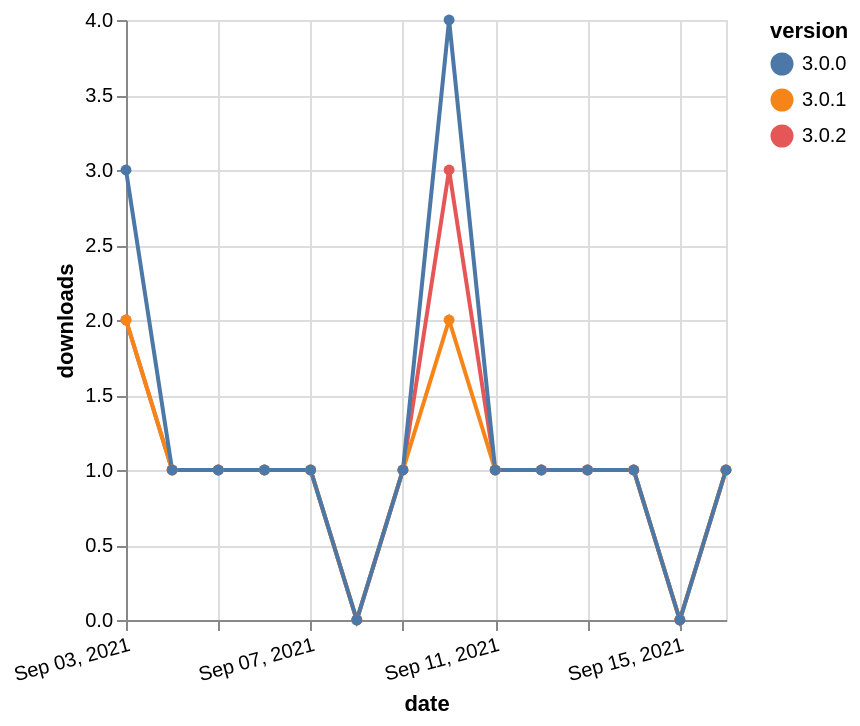

The Vega-Lite source for this figure:
### Vega-Lite specification from a JSON file in a GitHub repository (floating-point values rounded to 4 significant figures)
{"$schema": "https://vega.github.io/schema/vega-lite/v5.json", "description": "A simple bar chart with embedded data.", "data": {"values": [{"date": "2021-09-03", "total": 111, "delta": 2, "version": "3.0.2"}, {"date": "2021-09-04", "total": 112, "delta": 1, "version": "3.0.2"}, {"date": "2021-09-05", "total": 113, "delta": 1, "version": "3.0.2"}, {"date": "2021-09-06", "total": 114, "delta": 1, "version": "3.0.2"}, {"date": "2021-09-07", "total": 115, "delta": 1, "version": "3.0.2"}, {"date": "2021-09-08", "total": 115, "delta": 0, "version": "3.0.2"}, {"date": "2021-09-09", "total": 116, "delta": 1, "version": "3.0.2"}, {"date": "2021-09-10", "total": 119, "delta": 3, "version": "3.0.2"}, {"date": "2021-09-11", "total": 120, "delta": 1, "version": "3.0.2"}, {"date": "2021-09-12", "total": 121, "delta": 1, "version": "3.0.2"}, {"date": "2021-09-13", "total": 122, "delta": 1, "version": "3.0.2"}, {"date": "2021-09-14", "total": 123, "delta": 1, "version": "3.0.2"}, {"date": "2021-09-15", "total": 123, "delta": 0, "version": "3.0.2"}, {"date": "2021-09-16", "total": 124, "delta": 1, "version": "3.0.2"}, {"date": "2021-09-03", "total": 102, "delta": 2, "version": "3.0.1"}, {"date": "2021-09-04", "total": 103, "delta": 1, "version": "3.0.1"}, {"date": "2021-09-05", "total": 104, "delta": 1, "version": "3.0.1"}, {"date": "2021-09-06", "total": 105, "delta": 1, "version": "3.0.1"}, {"date": "2021-09-07", "total": 106, "delta": 1, "version": "3.0.1"}, {"date": "2021-09-08", "total": 106, "delta": 0, "version": "3.0.1"}, {"date": "2021-09-09", "total": 107, "delta": 1, "version": "3.0.1"}, {"date": "2021-09-10", "total": 109, "delta": 2, "version": "3.0.1"}, {"date": "2021-09-11", "total": 110, "delta": 1, "version": "3.0.1"}, {"date": "2021-09-12", "total": 111, "delta": 1, "version": "3.0.1"}, {"date": "2021-09-13", "total": 112, "delta": 1, "version": "3.0.1"}, {"date": "2021-09-14", "total": 113, "delta": 1, "version": "3.0.1"}, {"date": "2021-09-15", "total": 113, "delta": 0, "version": "3.0.1"}, {"date": "2021-09-16", "total": 114, "delta": 1, "version": "3.0.1"}, {"date": "2021-09-03", "total": 234, "delta": 3, "version": "3.0.0"}, {"date": "2021-09-04", "total": 235, "delta": 1, "version": "3.0.0"}, {"date": "2021-09-05", "total": 236, "delta": 1, "version": "3.0.0"}, {"date": "2021-09-06", "total": 237, "delta": 1, "version": "3.0.0"}, {"date": "2021-09-07", "total": 238, "delta": 1, "version": "3.0.0"}, {"date": "2021-09-08", "total": 238, "delta": 0, "version": "3.0.0"}, {"date": "2021-09-09", "total": 239, "delta": 1, "version": "3.0.0"}, {"date": "2021-09-10", "total": 243, "delta": 4, "version": "3.0.0"}, {"date": "2021-09-11", "total": 244, "delta": 1, "version": "3.0.0"}, {"date": "2021-09-12", "total": 245, "delta": 1, "version": "3.0.0"}, {"date": "2021-09-13", "total": 246, "delta": 1, "version": "3.0.0"}, {"date": "2021-09-14", "total": 247, "delta": 1, "version": "3.0.0"}, {"date": "2021-09-15", "total": 247, "delta": 0, "version": "3.0.0"}, {"date": "2021-09-16", "total": 248, "delta": 1, "version": "3.0.0"}]}, "width": "container", "mark": {"type": "line", "point": {"filled": true}}, "encoding": {"x": {"field": "date", "type": "temporal", "timeUnit": "yearmonthdate", "title": "date", "axis": {"labelAngle": -15}}, "y": {"field": "delta", "type": "quantitative", "title": "downloads"}, "color": {"field": "version", "type": "nominal"}, "tooltip": {"field": "delta"}}}
